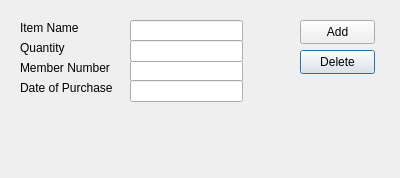
<?xml version="1.0" encoding="UTF-8"?>
<ui version="4.0">
 <class>CreatePurchases</class>
 <widget class="QDialog" name="CreatePurchases">
  <property name="geometry">
   <rect>
    <x>0</x>
    <y>0</y>
    <width>400</width>
    <height>178</height>
   </rect>
  </property>
  <property name="windowTitle">
   <string>Dialog</string>
  </property>
  <widget class="QPushButton" name="pushButton_Delete">
   <property name="geometry">
    <rect>
     <x>300</x>
     <y>50</y>
     <width>75</width>
     <height>24</height>
    </rect>
   </property>
   <property name="text">
    <string>Delete</string>
   </property>
  </widget>
  <widget class="QLineEdit" name="edit_Name">
   <property name="enabled">
    <bool>true</bool>
   </property>
   <property name="geometry">
    <rect>
     <x>130</x>
     <y>20</y>
     <width>113</width>
     <height>22</height>
    </rect>
   </property>
  </widget>
  <widget class="QLabel" name="label_2">
   <property name="geometry">
    <rect>
     <x>20</x>
     <y>60</y>
     <width>111</width>
     <height>16</height>
    </rect>
   </property>
   <property name="text">
    <string>Member Number</string>
   </property>
  </widget>
  <widget class="QLineEdit" name="edit_Number">
   <property name="geometry">
    <rect>
     <x>130</x>
     <y>60</y>
     <width>113</width>
     <height>22</height>
    </rect>
   </property>
  </widget>
  <widget class="QPushButton" name="pushButton_Add">
   <property name="geometry">
    <rect>
     <x>300</x>
     <y>20</y>
     <width>75</width>
     <height>24</height>
    </rect>
   </property>
   <property name="text">
    <string>Add</string>
   </property>
  </widget>
  <widget class="QLabel" name="label">
   <property name="geometry">
    <rect>
     <x>20</x>
     <y>20</y>
     <width>91</width>
     <height>16</height>
    </rect>
   </property>
   <property name="text">
    <string>Item Name</string>
   </property>
  </widget>
  <widget class="QLineEdit" name="edit_Quantity">
   <property name="enabled">
    <bool>true</bool>
   </property>
   <property name="geometry">
    <rect>
     <x>130</x>
     <y>40</y>
     <width>113</width>
     <height>22</height>
    </rect>
   </property>
  </widget>
  <widget class="QLabel" name="label_5">
   <property name="geometry">
    <rect>
     <x>20</x>
     <y>40</y>
     <width>91</width>
     <height>16</height>
    </rect>
   </property>
   <property name="text">
    <string>Quantity</string>
   </property>
  </widget>
  <widget class="QLineEdit" name="edit_Date">
   <property name="geometry">
    <rect>
     <x>130</x>
     <y>80</y>
     <width>113</width>
     <height>22</height>
    </rect>
   </property>
  </widget>
  <widget class="QLabel" name="label_3">
   <property name="geometry">
    <rect>
     <x>20</x>
     <y>80</y>
     <width>111</width>
     <height>16</height>
    </rect>
   </property>
   <property name="text">
    <string>Date of Purchase</string>
   </property>
  </widget>
 </widget>
 <resources/>
 <connections/>
</ui>
